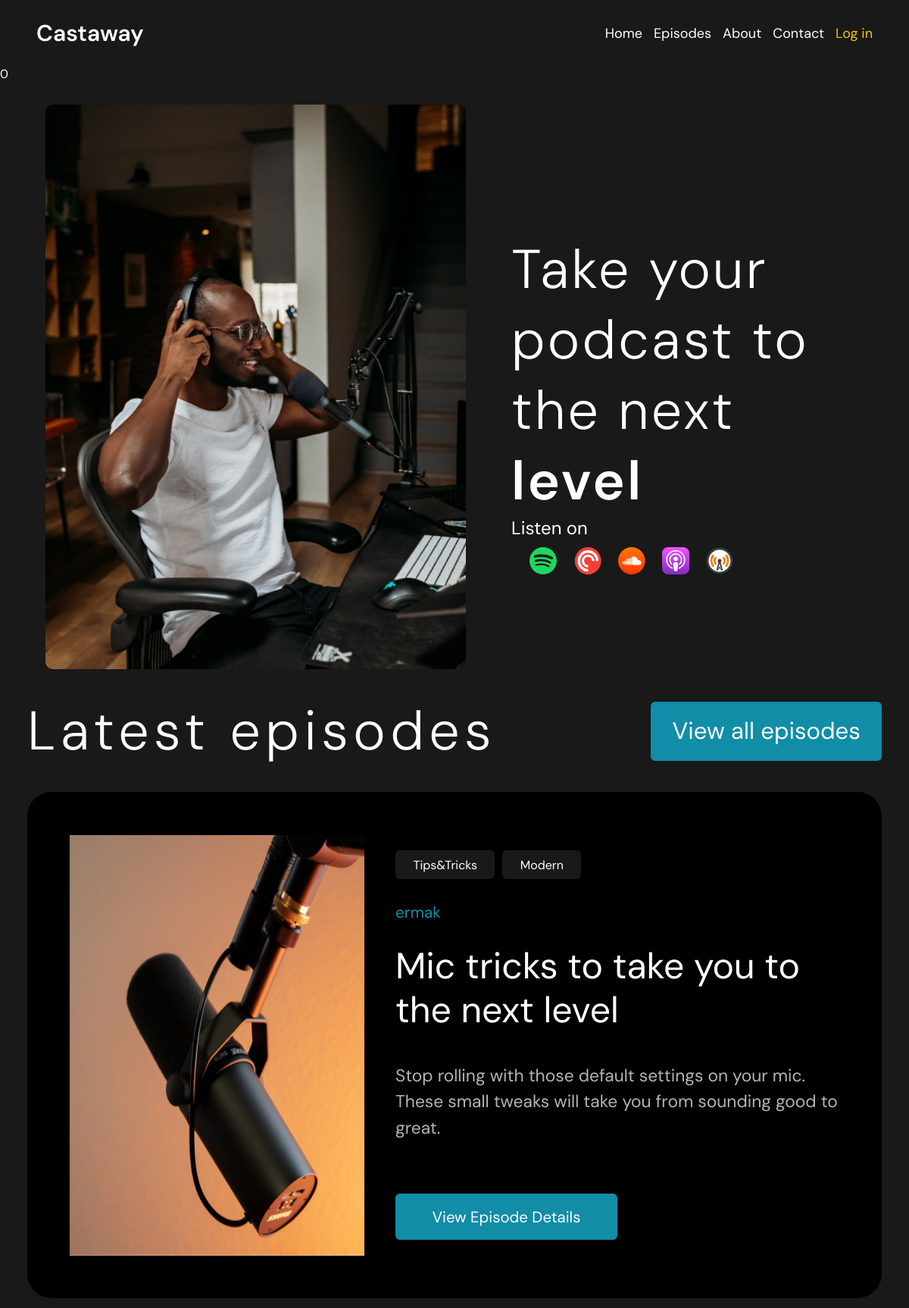
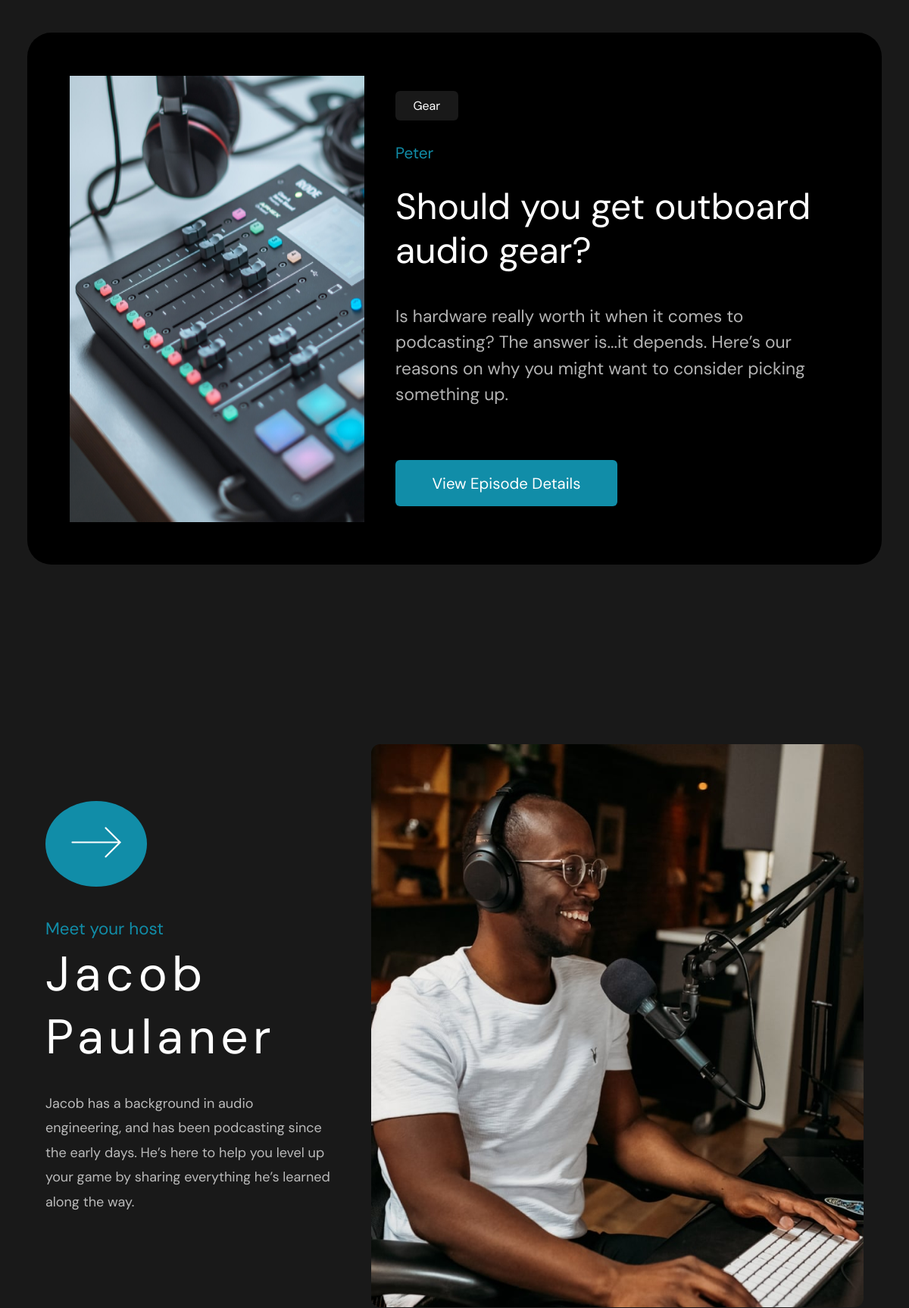
The page / (upper part) on the database its author committed (2 pictures, top to bottom).
### home/models.py (models this page shows, shortened)
class Episodes(models.Model):
    title = models.CharField(max_length=255)
    slug = models.SlugField(max_length=100, unique=True)
    description = models.CharField(max_length=200)
    content = models.TextField()
    image = models.ImageField()
    tags = models.ManyToManyField('Tags', related_name='tags')
    time_create = models.DateTimeField(auto_now_add=True)
    time_update = models.DateTimeField(auto_now=True)
    author = models.ForeignKey(User, on_delete=models.PROTECT)
    def get_absolute_url(self):
        return reverse('episodes_detail', kwargs={"episode_id": self.pk})
    class Meta:
        verbose_name_plural = 'Episodes'

class Tags(models.Model):
    name = models.CharField(max_length=50)
    slug = models.SlugField(max_length=50, unique=True)
    def get_absolute_url(self):
        return reverse('show_tags', kwargs={"tag_slug": self.slug})
    class Meta:
        verbose_name_plural = 'Tags'

### home/views.py (the view)
# urls.py: path('', views.index, name='index'),
def index(request):
    num_visits = request.session.get('num_visits', 0)
    request.session['num_visits'] = num_visits + 1
    episodes = Episodes.objects.order_by('-time_create')[:3]
    return render(request, 'index.html', {'episodes': episodes, 'num_visits':num_visits})

### home/templates/index.html (shortened to what this page needs)
{% extends 'base.html' %}
{% load static %}
{% block content %}
<main>
    <p>{{ num_visits }}</p>
    <section class="section-1">
        <img class="man-in-headphones" src="{% static 'images\maninheadphones.png' %}" alt="Фото" align="left">
        <div class="section-1-text">
            <div class="section-1-title">
                <p>Take your
                    podcast to the
                    next <span>level</span></p>
            </div>
            <div class="music-apps">
                <p class="listen-on">Listen on</p>
                <div class="music-apps-icons">
                    <a href=""><img src="{% static 'icons\IMAGEspotify.svg' %}" alt=""></a>
                    <a href=""><img src="{% static 'icons\IMAGEred.svg' %}" alt=""></a>
                    <a href=""><img src="{% static 'icons\IMAGEcloud.svg' %}" alt=""></a>
                    <a href=""><img src="{% static 'icons\IMAGEpurple.svg' %}" alt=""></a>
                    <a href=""><img src="{% static 'icons\IMAGEradio.svg' %}" alt=""></a>
                </div>
            </div>
        </div>
    </section>
    <section class="section-2">
        <div class="episodes">
            <div class="episodes-header">
                <p>Latest episodes</p>
                <a href="{% url 'show_episodes' %}"><button type="button">View all episodes</button></a>
            </div>
            {% for ep in episodes %}
            <div class="episodes-content-card">
                <img src="{{ ep.image.url }}" alt="">
                <div class="episodes-content-card-description">
                    <div class="section-2-tags">
                        {% for tag in ep.tags.all %}
                        <a href="{{ tag.get_absolute_url }}">{{ tag.name }}</a>
                        {% endfor %}
                    </div>
                    <p><a class="ep-num" href="{% url 'index' %}">{{ ep.author }}</a></p>
                    <h1>{{ ep.title|capfirst }}</h1>
                    <p class="ep-content">{{ ep.description }}</p>
                    <a class="get-absolute-url" href="{{ ep.get_absolute_url }}"><button type="button">View Episode Details</button></a>
                </div>
            </div>
            {% endfor %}
        </div>
    </section>
    <section class="section-3">
        <div class="section-3-content">
            <button><img src="{% static 'icons\arrow.png' %}" alt=""></button>
            <p class="section-3-action">Meet your host</p>
            <p class="section-3-title">Jacob Paulaner</p>
            <p class="section-3-description">Jacob has a background in audio engineering, and has been podcasting since
                the early days. He’s here to help you level up your game by sharing everything he’s learned along the
                way.</p>
        </div>
        <img class="section-3-container-img" src="{% static 'images\IMAGEjacob.png' %}" alt="">
    </section>
</main>
{% endblock %}

### home/static/css/styles.css (style rules this page uses)
* { margin: 0; padding: 0; box-sizing: border-box; color: #fff; font-family: "DM Sans", serif; }
body { background-color: #191919; }
a { text-decoration: none; color: #fff; }
button { border: none; outline: none; align-self: center; padding: 1.5%; border-radius: 6px; display: inline-block; }
.section-1 { position: relative; display: inline-block; width: 100%; padding: 30px; padding-left: 5%; }
.man-in-headphones { width: 50%; max-width: 1000px height: auto; }
.section-1-text { position: absolute; top: 25%; display: inline-block; margin-left: 5%; margin-right: 3%; }
.section-1-title { font-weight: 300; letter-spacing: 0.2rem; font-size: 6vw; }
.section-1-text span { font-weight: 600; }
.listen-on { font-size: 2vw; }
.music-apps-icons { margin-top: 2%; margin-left: 5%; width: 55%; display: flex; justify-content: space-between; }
.music-apps-icons a { width: 3vw; }
.music-apps-icons img { width: inherit; }
.section-2 { padding: 0 3% 5% 3%; }
.episodes-header { display: flex; justify-content: space-between; font-weight: 300; letter-spacing: 0.4rem; font-size: 6vw; margin-bottom: 3%; }
.episodes-header a { width: 27%; display: flex; }
.episodes-header button { align-self: center; padding: 6% 1.5%; border-radius: 6px; display: inline-block; background-color: #118DA8; width: 100%; text-align: center; font-size: 2.6vw; }
.episodes-content-card { padding: 5%; display: flex; background-color: #000; border-radius: 32px; margin-bottom: 5%; }
.episodes-content-card img { margin-right: 4%; }
.episodes-content-card-description { padding: 2% 0; }
.episodes-content-card-description h1 { margin: 5% 0 7% 0; font-weight: 400; line-height: 1.2em; font-size: 4vw; }
.episodes-content-card-description a { display: inline-block; text-align: center; border-radius: 6px; }
.episodes-content-card-description button { border-radius: 6px; display: inline-block; background-color: #118DA8; width: 50%; text-align: center; font-size: 1.7vw; }
.ep-num { color: #118DA8; font-size: 1.3em; }
.ep-content { max-width: 100%; opacity: 70%; overflow: scroll; max-height: 40%; font-size: 1.9vw; margin-bottom: 12%; line-height: 1.5em; }
.get-absolute-url { width: 50%; }
.get-absolute-url button { padding: 6% 1.5%; width: 100%; }
.section-2-tags { display: flex; flex-wrap: wrap; align-content: ; gap: 10px; margin-bottom: 5%; }
.section-2-tags a { margin: 0; padding: 1.5% 4%; background-color: #191919; }
.section-3 { padding: 10% 5%; display: flex; }
.section-3-content { margin-top: 7%; }
.section-3-content button { display: inline-block; padding: 9%; background-color: #118DA8; border-radius: 50%; margin-bottom: 10%; }
.section-3-action { margin: 1% 0; color: #118DA8; font-size: 140%; }
.section-3-title { letter-spacing: 0.1em; font-size: 400%; margin-bottom: 8%; }
.section-3-container-img { width: 140%; margin-left: 5%; }
.section-3-description { font-size: 1.5vw; line-height: 1.8em; opacity: 70%; }

### rows shown on the page
Episodes: image (picture), author "ermak", title "Mic tricks to take you to the next level", description "Stop rolling with those default settings on your mic. These small tweaks will take you from sounding good to great."
Tags: name "Tips&Tricks"
Tags: name "Modern"
Episodes: image (picture), author "Peter", title "Should you get outboard audio gear?", description "Is hardware really worth it when it comes to podcasting? The answer is...it depends. Here’s our reasons on why you might want to consider picking something up."
Tags: name "Gear"

### other values the page prints
{{ num_visits }} "0"
